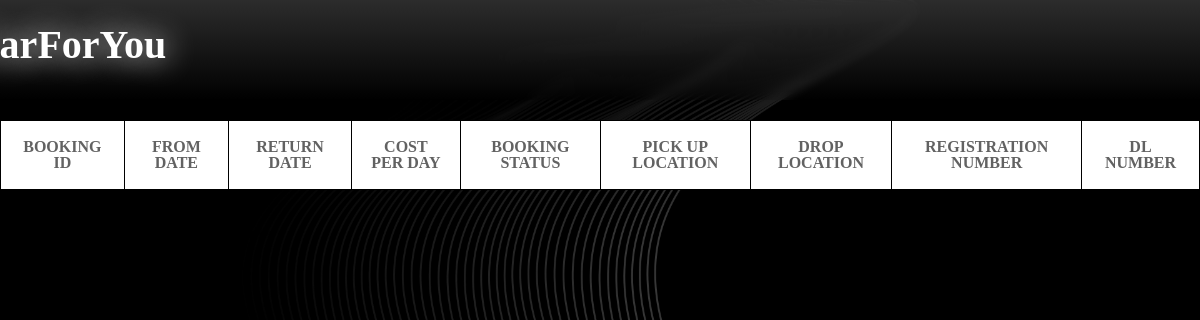
Before: /admin/showbook.php with the older database file.
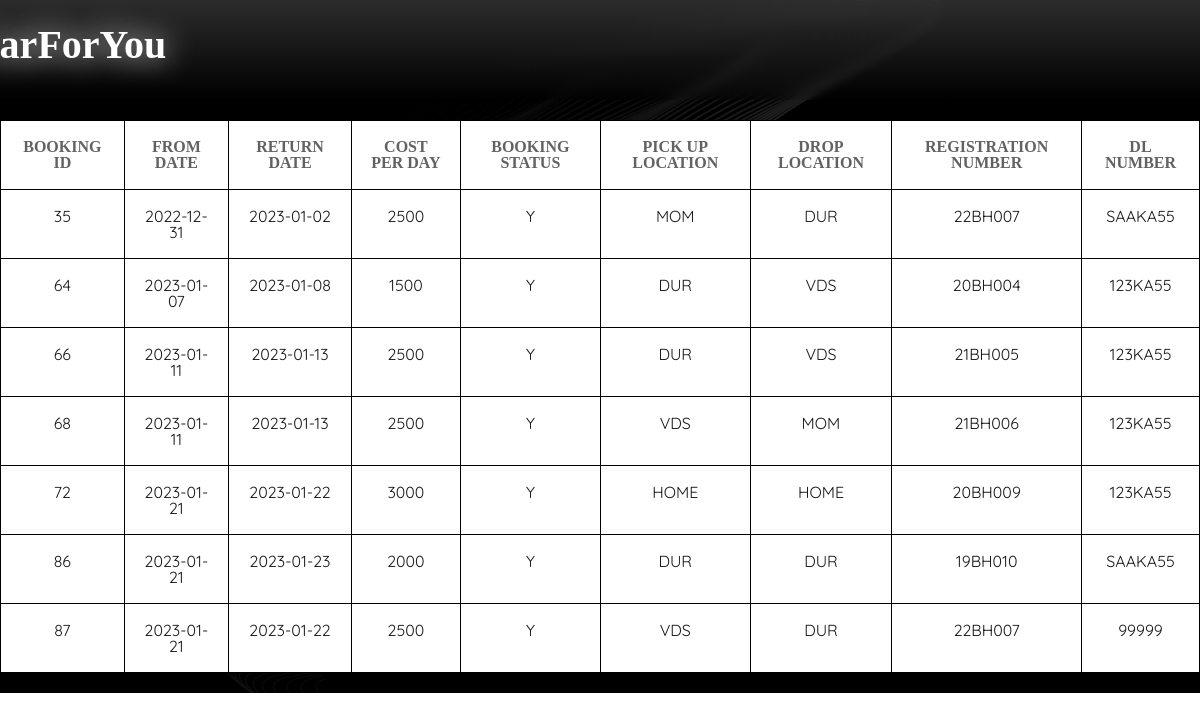
After: the same page with the newer database file.
### tables this page shows
CREATE TABLE `booking_details` (
  `BOOKING_ID` int(11) NOT NULL,
  `FROM_DT_TIME` date DEFAULT NULL,
  `RET_DT_TIME` date DEFAULT NULL,
  `AMOUNT` int(11) NOT NULL,
  `BOOKING_STATUS` char(1) NOT NULL,
  `PICKUP_LOC` char(4) NOT NULL,
  `DROP_LOC` char(4) NOT NULL,
  `REG_NUM` char(7) NOT NULL,
  `DL_NUM` char(8) NOT NULL
);

### admin/showbook.php (the view, shortened to what this page needs)
<!DOCTYPE html>
<html lang="en">
<head>
	<link rel="stylesheet" type="text/css" href="css/reset.css">
	<link rel="stylesheet" type="text/css" href="css/responsive.css">
</head>
<body>
	<section class="">
		<?php
        include 'header.php';
        $car = "SELECT * FROM booking_details";
        $car1 = $conn->query($car);
        ?>
        <div class="cal">
        <table class="invc">
            <tr>
            <td><h3>BOOKING ID</h3></td>
            <td><h3>FROM DATE</h3></td>
            <td><h3>RETURN DATE</h3></td>
            <td><h3>COST PER DAY</h3></td>
            <td><h3>BOOKING STATUS</h3></td>
            <td><h3>PICK UP LOCATION</h3></td>
            <td><h3>DROP LOCATION</h3></td>
            <td><h3>REGISTRATION NUMBER</h3></td>
            <td><h3>DL NUMBER</h3></td>
            </tr>
        <?php
        while($carw1=$car1->fetch_assoc())
        {
            ?>
            <tr>
            <td><?php echo $carw1['BOOKING_ID'] ?></td>
            <td><?php echo $carw1['FROM_DT_TIME'] ?></td>
            <td><?php echo $carw1['RET_DT_TIME'] ?></td>
            <td><?php echo $carw1['AMOUNT'] ?></td>
            <td><?php echo $carw1['BOOKING_STATUS'] ?></td>
            <td><?php echo $carw1['PICKUP_LOC'] ?></td>
            <td><?php echo $carw1['DROP_LOC'] ?></td>
            <td><?php echo $carw1['REG_NUM'] ?></td>
            <td><?php echo $carw1['DL_NUM'] ?></td>
            </tr>
        <?php }
        ?>
	</section>
</body>
</html>

Changed rows visible on the page:
added booking_details: BOOKING_ID "35", FROM_DT_TIME "2022-12-31", RET_DT_TIME "2023-01-02", AMOUNT "2500", BOOKING_STATUS "Y", PICKUP_LOC "MOM", DROP_LOC "DUR", REG_NUM "22BH007", DL_NUM "SAAKA55"
added booking_details: BOOKING_ID "64", FROM_DT_TIME "2023-01-07", RET_DT_TIME "2023-01-08", AMOUNT "1500", BOOKING_STATUS "Y", PICKUP_LOC "DUR", DROP_LOC "VDS", REG_NUM "20BH004", DL_NUM "123KA55"
added booking_details: BOOKING_ID "66", FROM_DT_TIME "2023-01-11", RET_DT_TIME "2023-01-13", AMOUNT "2500", BOOKING_STATUS "Y", PICKUP_LOC "DUR", DROP_LOC "VDS", REG_NUM "21BH005", DL_NUM "123KA55"
added booking_details: BOOKING_ID "68", FROM_DT_TIME "2023-01-11", RET_DT_TIME "2023-01-13", AMOUNT "2500", BOOKING_STATUS "Y", PICKUP_LOC "VDS", DROP_LOC "MOM", REG_NUM "21BH006", DL_NUM "123KA55"
added booking_details: BOOKING_ID "72", FROM_DT_TIME "2023-01-21", RET_DT_TIME "2023-01-22", AMOUNT "3000", BOOKING_STATUS "Y", PICKUP_LOC "HOME", DROP_LOC "HOME", REG_NUM "20BH009", DL_NUM "123KA55"
added booking_details: BOOKING_ID "86", FROM_DT_TIME "2023-01-21", RET_DT_TIME "2023-01-23", AMOUNT "2000", BOOKING_STATUS "Y", PICKUP_LOC "DUR", DROP_LOC "DUR", REG_NUM "19BH010", DL_NUM "SAAKA55"
added booking_details: BOOKING_ID "87", FROM_DT_TIME "2023-01-21", RET_DT_TIME "2023-01-22", AMOUNT "2500", BOOKING_STATUS "Y", PICKUP_LOC "VDS", DROP_LOC "DUR", REG_NUM "22BH007", DL_NUM "99999"
